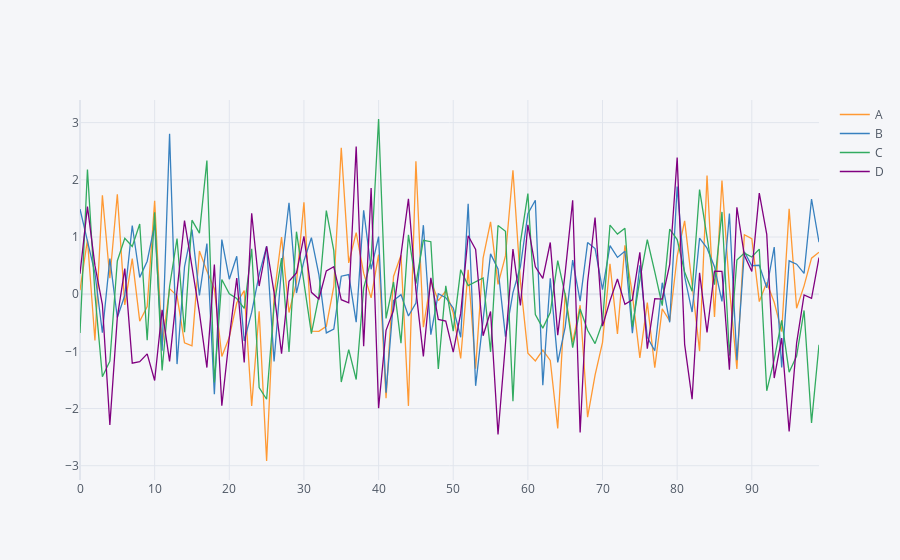

Notebook code cell kept with this figure:
### Code cell
# plotly interactive image
df.iplot()
